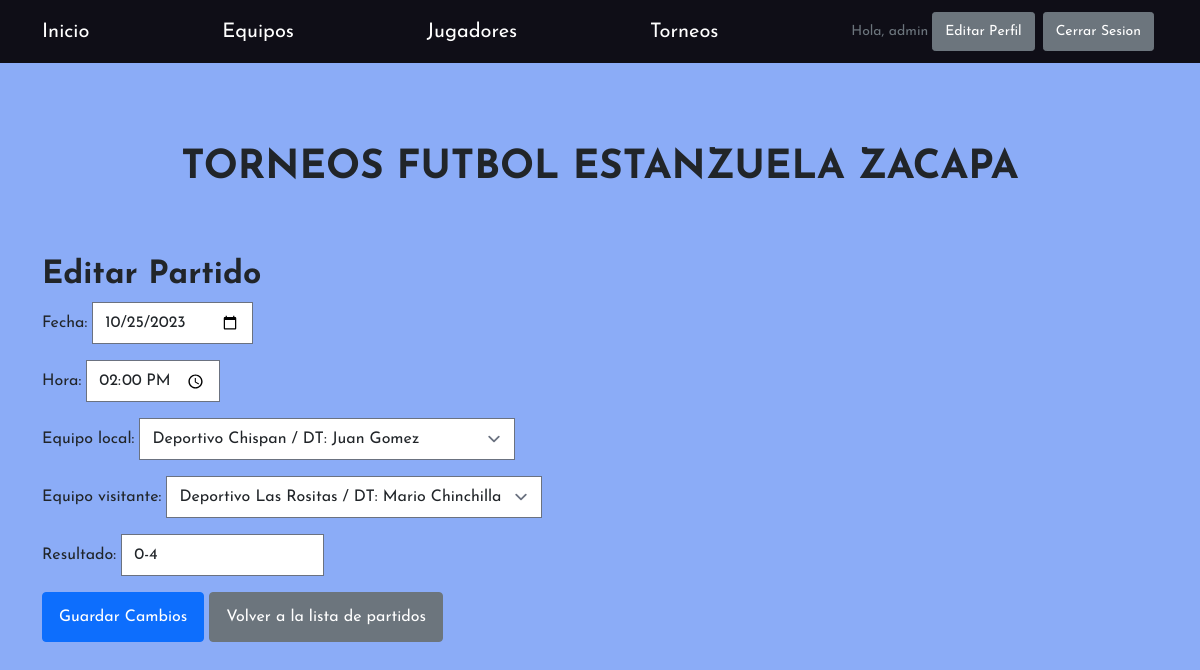
Page /editar_partido/1/2// (signed in) on the committed database.
### Equipos/models.py (models this page shows, shortened)
class Partidos(models.Model):
    fecha = models.DateField()
    hora = models.TimeField()
    equipo_local = models.ForeignKey(Equipos, on_delete=models.CASCADE, related_name='partidos_locales')
    equipo_visitante = models.ForeignKey(Equipos, on_delete=models.CASCADE, related_name='partidos_visitantes')
    torneo = models.ForeignKey(Torneos, on_delete=models.CASCADE)
    resultado = models.CharField(max_length=10, blank=True, null=True)
    pendiente = models.BooleanField(default=True)

### Equipos/views.py (the view)
# urls.py: path('editar_partido/<int:torneo_id>/<int:partido_id>//', views.editar_partido, name='editar_partido'),
def editar_partido(request, torneo_id, partido_id):
    torneo = get_object_or_404(Torneos, id=torneo_id)
    partido = get_object_or_404(Partidos, id=partido_id)
    if request.method == 'POST':
        form = PartidoForm(request.POST, instance=partido)
        if form.is_valid():
            form.save()
            return redirect('tabla_partidos', torneo_id=torneo_id)
    else:
        formatted_fecha = partido.fecha.strftime('%Y-%m-%d')
        partido.fecha = formatted_fecha
        form = PartidoForm(instance=partido, equipos=Equipos.objects.filter(torneo_equipo=torneo))
    return render(request, 'editar_partido.html', {'form': form, 'partido': partido})

### Equipos/forms.py
class PartidoForm(forms.ModelForm):
    fecha = forms.DateField(widget=DateInput(attrs={'type': 'date'}))
    hora = forms.TimeField(widget=TimeInput(attrs={'type': 'time'}))
    def __init__(self, *args, **kwargs):
        equipos = kwargs.pop('equipos', None)
        super(PartidoForm, self).__init__(*args, **kwargs)
        if equipos:
            self.fields['equipo_local'].queryset = equipos
            self.fields['equipo_visitante'].queryset = equipos
    class Meta:
        model = Partidos
        fields = ['fecha', 'hora', 'equipo_local', 'equipo_visitante', 'resultado']

### Equipos/models.py (called while the page is built)
    def __str__(self):
        return f"{self.nombre} / DT: {self.nombre_DT}"

### Equipos/templates/editar_partido.html (shortened to what this page needs)
{% extends "base.html" %}
{% block content %}
<div class="container">
    <div class="center">
        <h2>Editar Partido</h2>
    <div/>
    <form method="post">
        {{ form.as_p }}
        <button type="submit" class="btn btn-primary">Guardar Cambios</button>
        <a href="{% url 'tabla_partidos' torneo_id=partido.torneo.id %}" class="btn btn-secondary">Volver a la lista de partidos</a>
    </form>
</div>
{% endblock %}

### Equipos/templates/base.html (shortened to what this page needs)
{% load tailwind_tags %}
<!DOCTYPE html>
<html lang="es">
<head>
    {% load static %}
    <link href="https://cdn.jsdelivr.net/npm/bootstrap-icons@1.5.0/font/bootstrap-icons.css" rel="stylesheet"
        type="text/css" />
    <link rel="stylesheet" href="https://use.fontawesome.com/releases/v5.8.2/css/all.css"
>
    {% tailwind_css %}
    <link rel="stylesheet" href="https://maxcdn.bootstrapcdn.com/bootstrap/4.0.0/css/bootstrap.min.css"
>
    <link rel="stylesheet" href="{% static 'css/styles.css' %}">
    <link rel="stylesheet" href="{% static 'css/estilos.css' %}">
</head>
<body>
    <nav class="navbar navbar-dark fixed-top" style="background-color: #0f0e17;">
        <div class="container" style="justify-content: space-between;">
            <a class="navbar-brand" href="{% url 'Inicio' %}">Inicio</a>
            <a class="navbar-brand" href="{% url 'Equipos' %}">Equipos</a>
            <a class="navbar-brand" href="{% url 'Jugadores' %}">Jugadores</a>
            <a class="navbar-brand" href="{% url 'Torneos' %}">Torneos</a>
            <div class="d-flex flex-row justify-content-center align-items-center align-self-end">
                {% if user.is_authenticated %}
                <p class="text-muted small mb-4 mb-lg-0">Hola, {{user.username}}</p>
                <a class="btn btn-sm btn-secondary m-1" href="{% url 'EditarPerfil' %}">Editar Perfil</a>
                <a class="btn btn-sm btn-secondary m-1" href="{% url 'Logout' %}">Cerrar Sesion</a>
                {% else %}
                <a class="btn btn-sm btn-secondary m-1" href="{% url 'Login' %}">Iniciar Sesion</a>s
                {% endif %}
            </div>
        </div>
    </nav>
    <header class="h-64 d-flex justify-content-center align-items-center ">
        <div class=" mt-32 text-center">
            <h1 class="mb-5 text-black-900">TORNEOS FUTBOL ESTANZUELA ZACAPA</h1>
        </div>
    </header>
    {% block content %}
    {% endblock %}
</body>
</html>

### Equipos/static/css/estilos.css (style rules this page uses)
body { margin: 0; padding: 0; height: 100vh; font-family: 'Josefin Sans', sans-serif; background-color: rgba(110, 152, 245, 0.801); }

### rows in the picture
Partidos: fecha "10/25/2023", hora "14:00:00", equipo_local "Deportivo Chispan / DT: Juan Gomez", equipo_visitante "Deportivo Las Rositas / DT: Mario Chinchilla", resultado "0-4"

### other values in the picture
{{ user.username }} "admin"
